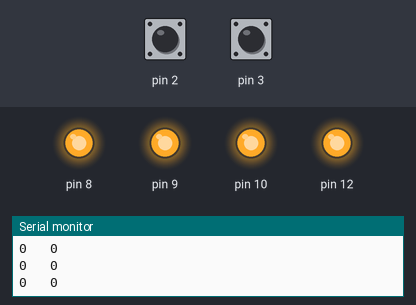
This sketch was run on a simulated Arduino Uno, built with avr-gcc and run on an emulated ATmega328P. Parts: output pins drawn as LEDs (lit = HIGH), the last lines printed to the serial monitor. Inputs (shaded band) come from the test bench; at power-on: pin 2 HIGH, pin 3 HIGH.

Above: at 1.2 s.
1.3 s: pin 2 pulled LOW for 0.15 s
At 2.2 s:
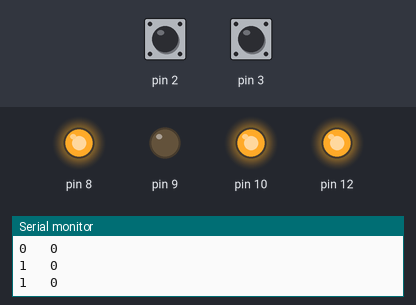
3.0 s: pin 3 pulled LOW for 0.15 s
At 4.7 s:
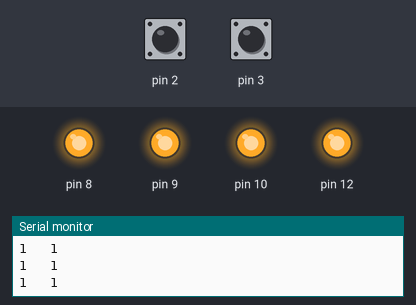
5.0 s: pin 3 pulled LOW for 1 s
At 6.9 s:
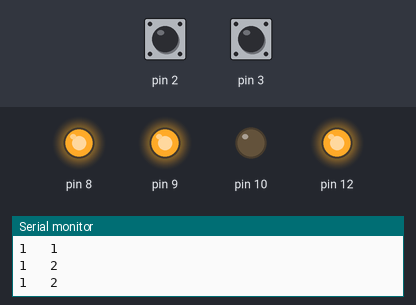
7.5 s: pin 2 pulled LOW for 1 s
At 8.8 s:
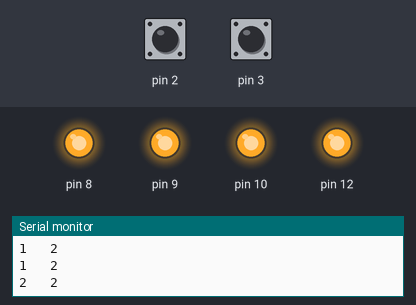
Timing chart, 0 to 10.5 s (numbered marks = the images above; inputs shaded):
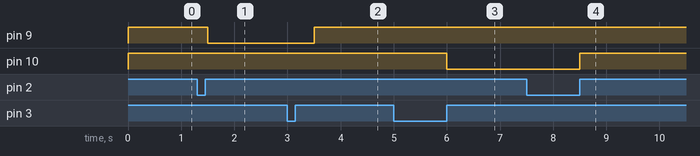

The sketch:

counter.ino
```cpp
volatile int L_counter = 0;
volatile int R_counter = 0;

void setup() {
  // put your setup code here, to run once:
  pinMode(8, OUTPUT);
  pinMode(12, OUTPUT);
  pinMode(10, OUTPUT);
  pinMode(9, OUTPUT);
  digitalWrite(9, HIGH);
  digitalWrite(10, HIGH);
  digitalWrite(2, HIGH);
  digitalWrite(3, HIGH);
  digitalWrite(8, HIGH);
  digitalWrite(12, HIGH);
  attachInterrupt(0, left_counter, RISING);
  attachInterrupt(1, right_counter, RISING);
  Serial.begin(115200);
}

void loop() {
  // put your main code here, to run repeatedly:
  Serial.print (L_counter);
  Serial.print ("   ");
  Serial.println (R_counter);
  delay (500);
  if (L_counter > R_counter) {
    digitalWrite(9, LOW);
    digitalWrite(10, HIGH);
  } else if (R_counter > L_counter) {
    digitalWrite(10, LOW);
    digitalWrite(9, HIGH);
  } else {
    digitalWrite(10, HIGH);
    digitalWrite(9, HIGH);
  }
  if ((L_counter >= 1093) || (R_counter >= 1093)) {
    digitalWrite(9, LOW);
    digitalWrite(10, LOW);
    while(1);
  }

  //delay(1000);
  //digitalWrite(9, LOW);
  //digitalWrite(10, LOW);
  //while(1);

}
void left_counter() {
  L_counter = L_counter + 1;
}

void right_counter() {
  R_counter = R_counter + 1;
}
```

Measured:
- after the input at 1.3 s, pin 9: HIGH → LOW after 0.20 s
- after the input at 3.0 s, pin 9: LOW → HIGH after 0.50 s
- after the input at 5.0 s, pin 10: HIGH → LOW after 1.0 s
- after the input at 7.5 s, pin 10: LOW → HIGH after 1.0 s
